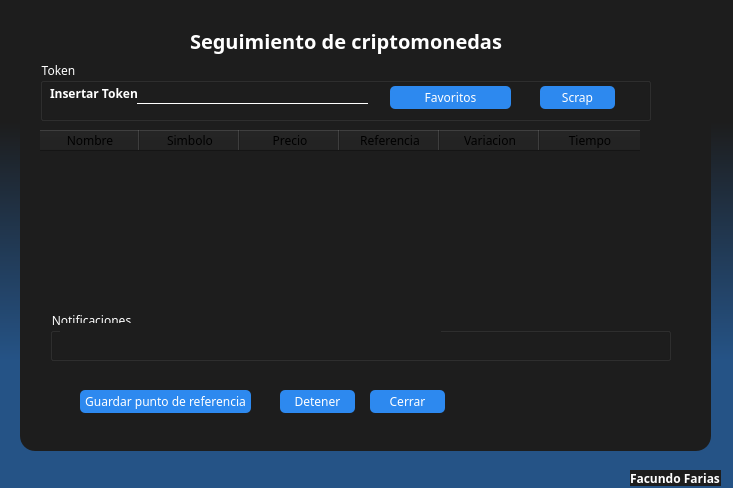
<?xml version="1.0" encoding="UTF-8"?>
<ui version="4.0">
 <class>Dialog</class>
 <widget class="QDialog" name="Dialog">
  <property name="geometry">
   <rect>
    <x>0</x>
    <y>0</y>
    <width>733</width>
    <height>488</height>
   </rect>
  </property>
  <property name="windowTitle">
   <string>Dialog</string>
  </property>
  <property name="styleSheet">
   <string notr="true">*{
font-family:century gothic;
}

QWidget#Dialog{
background: qlineargradient(spread:pad, x1:1, y1:0.739, x2:1, y2:0.25, stop:0 rgba(37, 83, 134, 255), stop:1 rgba(29, 29, 29, 255))

}

QFrame
{
background: #1d1d1d;
border-radius: 15px;
}

QToolButton
{
background: #2d89ef;
border-radius: 15px;
}

QToolButton:hover
{
background:  #2b5797;
border-radius: 15px;
}

QLabel{
color:white;
font-weight:bold;

}

QLineEdit
{
background:#1d1d1d;
border:none;
border-bottom: 1px solid white;
color:white;
}

QPushButton{
background: #2d89ef;
color: white;
border-radius: 5px;
}

QPushButton:hover{
background: #2b5797;
color: white;
border-radius: 5px;
font-weight:bold;
}

QGroupBox{
color:white;

}

QGroupBox#ref{
color:white;
}

QLabel#Titulo
{
font-size:20px;
}
QTableWidget
{
color:white;
text-align:center;
}
</string>
  </property>
  <widget class="QFrame" name="frame">
   <property name="geometry">
    <rect>
     <x>20</x>
     <y>20</y>
     <width>691</width>
     <height>431</height>
    </rect>
   </property>
   <property name="frameShape">
    <enum>QFrame::StyledPanel</enum>
   </property>
   <property name="frameShadow">
    <enum>QFrame::Raised</enum>
   </property>
   <widget class="QLabel" name="Titulo">
    <property name="geometry">
     <rect>
      <x>170</x>
      <y>0</y>
      <width>321</width>
      <height>41</height>
     </rect>
    </property>
    <property name="text">
     <string>Seguimiento de criptomonedas</string>
    </property>
   </widget>
   <widget class="QGroupBox" name="groupBox">
    <property name="geometry">
     <rect>
      <x>30</x>
      <y>290</y>
      <width>621</width>
      <height>51</height>
     </rect>
    </property>
    <property name="title">
     <string>Notificaciones</string>
    </property>
    <widget class="QLabel" name="L_notif">
     <property name="geometry">
      <rect>
       <x>10</x>
       <y>13</y>
       <width>381</width>
       <height>21</height>
      </rect>
     </property>
     <property name="text">
      <string/>
     </property>
    </widget>
   </widget>
   <widget class="QGroupBox" name="groupBox_2">
    <property name="geometry">
     <rect>
      <x>20</x>
      <y>40</y>
      <width>611</width>
      <height>61</height>
     </rect>
    </property>
    <property name="title">
     <string>Token</string>
    </property>
    <widget class="QLabel" name="L_token">
     <property name="geometry">
      <rect>
       <x>10</x>
       <y>25</y>
       <width>101</width>
       <height>16</height>
      </rect>
     </property>
     <property name="text">
      <string>Insertar Token:</string>
     </property>
    </widget>
    <widget class="QPushButton" name="B_scrap">
     <property name="geometry">
      <rect>
       <x>500</x>
       <y>26</y>
       <width>75</width>
       <height>23</height>
      </rect>
     </property>
     <property name="text">
      <string>Scrap</string>
     </property>
    </widget>
    <widget class="QLineEdit" name="lineEdit">
     <property name="geometry">
      <rect>
       <x>97</x>
       <y>24</y>
       <width>231</width>
       <height>20</height>
      </rect>
     </property>
     <property name="text">
      <string/>
     </property>
    </widget>
    <widget class="QPushButton" name="B_fav">
     <property name="geometry">
      <rect>
       <x>350</x>
       <y>26</y>
       <width>121</width>
       <height>23</height>
      </rect>
     </property>
     <property name="text">
      <string>Favoritos</string>
     </property>
    </widget>
   </widget>
   <widget class="QPushButton" name="B_detener">
    <property name="geometry">
     <rect>
      <x>260</x>
      <y>370</y>
      <width>75</width>
      <height>23</height>
     </rect>
    </property>
    <property name="text">
     <string>Detener</string>
    </property>
   </widget>
   <widget class="QPushButton" name="B_cerrar">
    <property name="geometry">
     <rect>
      <x>350</x>
      <y>370</y>
      <width>75</width>
      <height>23</height>
     </rect>
    </property>
    <property name="text">
     <string>Cerrar</string>
    </property>
   </widget>
   <widget class="QPushButton" name="B_guardar">
    <property name="geometry">
     <rect>
      <x>60</x>
      <y>370</y>
      <width>171</width>
      <height>23</height>
     </rect>
    </property>
    <property name="text">
     <string>Guardar punto de referencia</string>
    </property>
   </widget>
   <widget class="QTableWidget" name="T_Tokens">
    <property name="geometry">
     <rect>
      <x>20</x>
      <y>110</y>
      <width>621</width>
      <height>171</height>
     </rect>
    </property>
    <column>
     <property name="text">
      <string>Nombre</string>
     </property>
    </column>
    <column>
     <property name="text">
      <string>Simbolo</string>
     </property>
    </column>
    <column>
     <property name="text">
      <string>Precio</string>
     </property>
    </column>
    <column>
     <property name="text">
      <string>Referencia</string>
     </property>
    </column>
    <column>
     <property name="text">
      <string>Variacion</string>
     </property>
    </column>
    <column>
     <property name="text">
      <string>Tiempo</string>
     </property>
    </column>
   </widget>
   <widget class="QLabel" name="L_CellSelected">
    <property name="geometry">
     <rect>
      <x>500</x>
      <y>390</y>
      <width>47</width>
      <height>13</height>
     </rect>
    </property>
    <property name="text">
     <string/>
    </property>
   </widget>
   <widget class="QLabel" name="L_CellChanged">
    <property name="geometry">
     <rect>
      <x>0</x>
      <y>0</y>
      <width>47</width>
      <height>13</height>
     </rect>
    </property>
    <property name="text">
     <string/>
    </property>
   </widget>
  </widget>
  <widget class="QLabel" name="label_4">
   <property name="geometry">
    <rect>
     <x>630</x>
     <y>470</y>
     <width>91</width>
     <height>16</height>
    </rect>
   </property>
   <property name="text">
    <string>Facundo Farias</string>
   </property>
  </widget>
 </widget>
 <resources/>
 <connections>
  <connection>
   <sender>B_cerrar</sender>
   <signal>clicked()</signal>
   <receiver>Dialog</receiver>
   <slot>close()</slot>
   <hints>
    <hint type="sourcelabel">
     <x>364</x>
     <y>378</y>
    </hint>
    <hint type="destinationlabel">
     <x>275</x>
     <y>441</y>
    </hint>
   </hints>
  </connection>
 </connections>
</ui>
